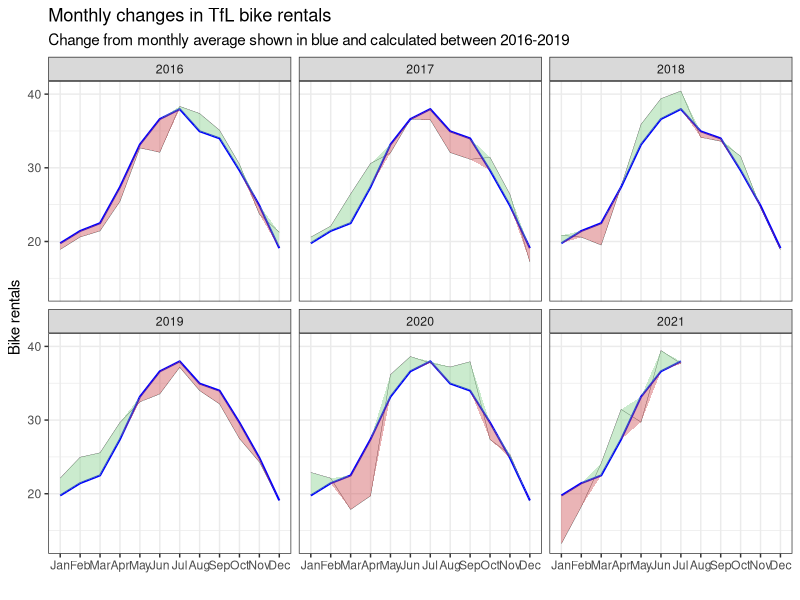

The R script that drew this image:
## ---- chunk 1
library(tidyverse)
library(lubridate)
library(here)
## ---- chunk 2
bike_raw <- read_csv(here('static/data', 'tfl-daily-cycle-hires.csv'))
glimpse(bike_raw)
## ---- chunk 3
bike <- bike_raw %>%
  mutate(
    date=dmy(date),
    year=year(date),
    month=month(date, label=T),
    week=isoweek(date)) %>%
  filter(year > 2015)

glimpse(bike)
## ---- chunk 4
bike_exp <- bike %>%
  group_by(month) %>%
  summarise(expected_rentals=mean(bikes_hired))

bike_act <- bike %>%
  group_by(year, month) %>%
  summarise(actual_rentals=mean(bikes_hired))

bike_plot <- bike_exp %>%
  inner_join(bike_act, by='month') %>%
  mutate(
    up=if_else(actual_rentals > expected_rentals, actual_rentals - expected_rentals, 0),
    down=if_else(actual_rentals < expected_rentals, expected_rentals - actual_rentals, 0))
## ---- chunk 5
bike_plot %>%
  ggplot(aes(x=month)) +
  geom_line(aes(y=actual_rentals, group=1), size=0.1, colour='black') +
  geom_line(aes(y=expected_rentals, group=1), size=0.7, colour='blue') +
  geom_ribbon(aes(ymin=expected_rentals, ymax=expected_rentals+up, group=1), fill='#7DCD85', alpha=0.4) +
  geom_ribbon(aes(ymin=expected_rentals, ymax=expected_rentals-down, group=1), fill='#CB454A', alpha=0.4) +
  facet_wrap(~year) +
  theme_bw() +
  labs(
    title="Monthly changes in TfL bike rentals",
    subtitle="Change from monthly average shown in blue and calculated between 2016-2019",
    x="",
    y="Bike rentals") +
  NULL
